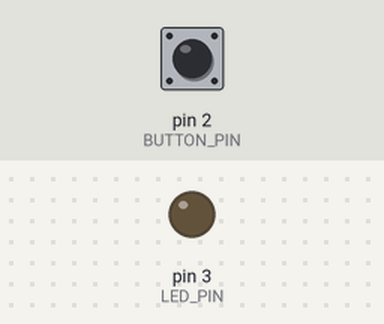
Bench run of a sketch on a simulated Arduino Uno, built with avr-gcc and run on an emulated ATmega328P. On the bench: output pins drawn as LEDs (lit = HIGH). The test bench sets the inputs (shaded band); at power-on: pin 2 (BUTTON_PIN) HIGH.

Above: at 1.2 s.
1.3 s: pin 2 (BUTTON_PIN) pulled LOW for 0.15 s
At 1.37 s:
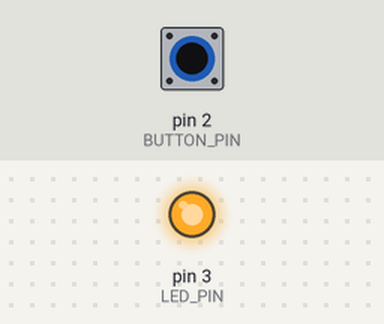
2.9 s: pin 2 (BUTTON_PIN) pulled LOW for 3.2 s
At 7.2 s:
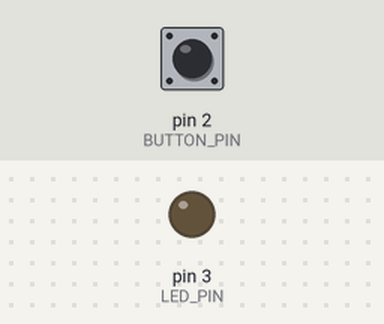
Timing chart, 0 to 8.7 s (numbered marks = the images above; inputs shaded):
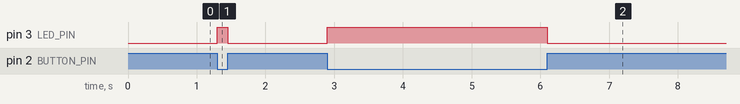

The sketch:

Ex_3_IO_PB_LED.ino
```cpp
#define BUTTON_PIN 2
#define LED_PIN 3
void setup() {
  // put your setup code here, to run once:
  pinMode(BUTTON_PIN, INPUT);
  pinMode(LED_PIN, OUTPUT);
  digitalWrite(LED_PIN, LOW);
  //digitalWrite(BUTTON_PIN, HIGH);
}

void loop() {
  // put your main code here, to run repeatedly:
  if(digitalRead(BUTTON_PIN) == LOW){
    digitalWrite(LED_PIN, HIGH);
  }
  else{
    digitalWrite(LED_PIN, LOW);
  }
}
```

Measured:
- after the input at 1.3 s, pin 3 (LED_PIN): LOW → HIGH at once, → LOW 0.15 s later
- after the input at 2.9 s, pin 3 (LED_PIN): LOW → HIGH at once, → LOW 3.2 s later
